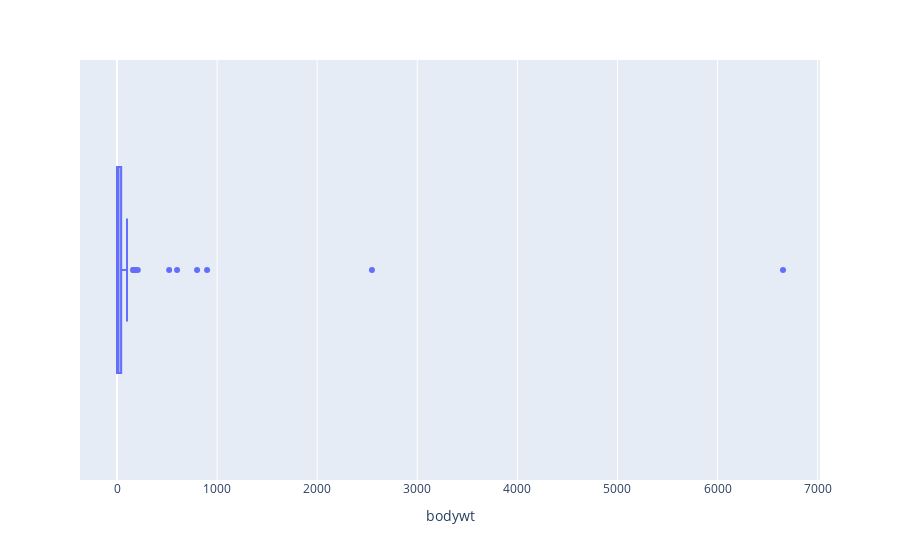

This figure's notebook cell:
### Code cell
import plotly.express as px

px.box(df_animal, x='bodywt')

### Figure 1 — Plotly figure (JSON) as saved in the notebook; plotly's stock layout.template omitted (floating-point values rounded to 4 significant figures)
{"data": [{"alignmentgroup": "True", "hovertemplate": "bodywt=%{x}<extra></extra>", "legendgroup": "", "marker": {"color": "#636efa"}, "name": "", "notched": false, "offsetgroup": "", "orientation": "h", "showlegend": false, "type": "box", "x": [50, 0.48, 1.35, 0.019, 600, 3.85, 20.49, 0.045, 14, 14.8, 33.5, 0.728, 4.75, 0.42, 0.06, 1, 0.005, 3.5, 2.95, 1.7, 2547, 0.023, 521, 187, 0.77, 10, 0.071, 3.3, 0.2, 900.0, 800, 85, 2.625, 62, 1.67, 6654, 0.37, 6.8, 0.053, 0.12, 0.035, 0.022, 0.01, 0.266, 1.4, 0.21, 0.028, 2.5, 55.5, 52.2, 162.6, 100, 161.5, 25.23, 0.55, 1.1, 0.021, 1.62, 86, 53.18, 1.1, 60, 3.6, 0.32, 0.044, 0.743, 0.075, 0.148, 0.122, 0.92, 0.101, 0.205, 0.048, 86.25, 4.5, 0.112, 207.5, 0.9, 0.104, 173.3, 2, 3.38, 4.23, 0], "x0": " ", "xaxis": "x", "y0": " ", "yaxis": "y"}], "layout": {"boxmode": "group", "legend": {"tracegroupgap": 0}, "margin": {"t": 60}, "xaxis": {"anchor": "y", "domain": [0, 1], "title": {"text": "bodywt"}}, "yaxis": {"anchor": "x", "domain": [0, 1]}}}
